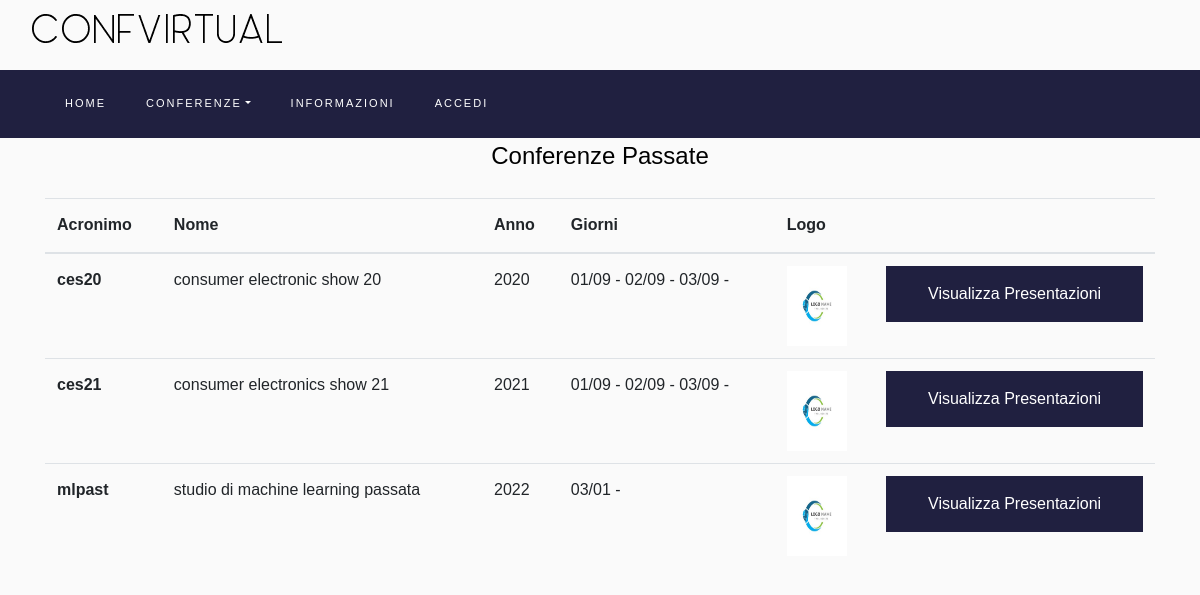
The app's page /pages/pastconferences.php with its own data.
### tables this page shows
CREATE TABLE CONFERENZA (
                            annoEdizione year not null,
                            acronimo varchar(10) not null,
                            totaleSponsorizzazioni int default 0,
                            immagineLogo varchar(260),
                            statoSvolgimento enum('attiva','completata') default('attiva'),
                            nome varchar(50) not null,
                            primary key (annoEdizione,acronimo)
);

### logic/DbConn.php (called while the page is built, shortened)
<?php
class DbConn {
    private static $PDO;
    private static $currentDbConn = null;
    private function __construct($PDO){
        self::$PDO -> setAttribute(PDO::ATTR_ERRMODE,PDO::ERRMODE_EXCEPTION);
    }
    public static function getInstance():PDO
    {
        try {
            if(self::$currentDbConn == null)
            {
                self::$currentDbConn = new DbConn(new PDO('mysql:host=127.0.0.1;dbname=confvirtual;charset=utf8','root','radice'));
            }
            return self::$currentDbConn::getPDO();
        } catch (PDOException $exception){
            header('Location: /templates/Error500.php');
            self::close();
            exit();
        }
    }
    private static function getPDO(){
        return  self::$PDO;
    }
    private static function setPDO($PDO): void
    {
        self::$PDO = $PDO;
    }
}

### logic/DbConference.php (called while the page is built, shortened)
<?php
include_once($_SERVER["DOCUMENT_ROOT"] . "/logic/DbConn.php");
class DbConference
{
    static function conferenceClosed()
    {
        $sql = 'CALL ritornaConferenzePassate();';
        $res = DbConn::getInstance() -> query($sql);
        $output = $res -> fetchAll(PDO::FETCH_ASSOC);
        return $output;
    }
    static function daysConference($acronimoConferenza,$annoEdizione)
    {
        if (isset($acronimoConferenza) && isset($annoEdizione)) {
            $sql = 'CALL ritornaGiorniConferenza(\'' . $acronimoConferenza . '\',\'' . $annoEdizione . '\');';
            $res = DbConn::getInstance()->query($sql);
            $output = $res->fetchAll(PDO::FETCH_ASSOC);
            return $output;
        }else {
            return null;
        }
    }
}

### logic/ConferenceQueryController.php (called while the page is built, shortened)
<?php
include_once('DbConference.php');
class ConferenceQueryController
{
    static function getConferencePast()
    {
        return DbConference::conferenceClosed();
    }
    static function getDaysConference($acronimo,$anno)
    {
        return DbConference::daysConference($acronimo,$anno);
    }
}

### pages/pastconferences.php (the view, shortened to what this page needs)
<!DOCTYPE html>
<html lang="it">
<body>
<form method="post" action="presentationslist.php">
    <?php
    function getConferences()
    {
        $id = 0;
        foreach (ConferenceQueryController::getConferencePast() as $r) {
            rowConferenceInfo($r, $id);
            $id++;
        }
    }
    function rowConferenceInfo($r, $id)
    {
        $srcImg = $r['immagineLogo'];
        echo '
                                <input type="hidden" name="nome[]" value="'.$r['nome'].'">
                                <input type="hidden" name="acronimo[]" value="'.$r['acronimo'].'">
                                <input type="hidden" name="annoEdizione[]" value="'.$r['annoEdizione'].'">
                                <input type="hidden" name="immagineLogo[]" value="'.$r['immagineLogo'].'">
                                <tr>
                                <th scope="row" class="scope" >' . $r['acronimo'] . '</th>
                                <td>' . $r['nome'] . '</td>
                                <td>' . $r['annoEdizione'] . '</td>
                            ';
        $string = '';
        foreach (ConferenceQueryController::getDaysConference($r['acronimo'], $r['annoEdizione']) as $r) {
            $string .= date_format(date_create($r['giorno']), "d/m") . ' - ';
        }
        echo '<td>' . $string . '</td>';
        if(!empty($srcImg)){
            echo '<td><img id="currentPhoto" title="userImg personalizzata" width="60" height="80" src="'.$srcImg.'" alt="img personale"> </td>';
        } else { echo '<td><img title="no img" width="60" height="80" src="/resources/images/noImgDefault.jpg" alt="default_img"></td>';}
        echo '<td><button type="submit" id="btn" name="presentations_list_btn" value ="'.$id.'">Visualizza Presentazioni</button></td></tr>';
    } ?>
    <div class="container">
        <div class="row">
            <div class="col-md-12">
                <h4 class="text-center mb-4">Conferenze Passate</h4>
                <div class="table-wrap">
                    <table class="table">
                        <thead class="thead-primary">
                        <tr>
                            <th>Acronimo</th>
                            <th>Nome</th>
                            <th>Anno</th>
                            <th>Giorni</th>
                            <th>Logo</th>
                            <th></th>
                        </tr>
                        </thead>
                        <tbody>
                        <?php
                        getConferences();
                        ?>
                        </tbody>
                    </table>
                </div>
            </div>
        </div>
    </div>
</form>
</body>
</html>

### style/css/Login.css (style rules this page uses)
button { color: white; padding: 14px 20px; border: none; cursor: pointer; width: 100%; }
form button { background-color: #202040; }

### records on screen
conferenza: acronimo "ces20", nome "consumer electronic show 20", annoEdizione "2020", string "01/09 - 02/09 - 03/09 -", immagineLogo (picture), $id 0 (drawn)
conferenza: acronimo "ces21", nome "consumer electronics show 21", annoEdizione "2021", string "01/09 - 02/09 - 03/09 -", immagineLogo (picture), $id 1 (drawn)
conferenza: acronimo "mlpast", nome "studio di machine learning passata", annoEdizione "2022", string "03/01 -", immagineLogo (picture), $id 2 (drawn)
